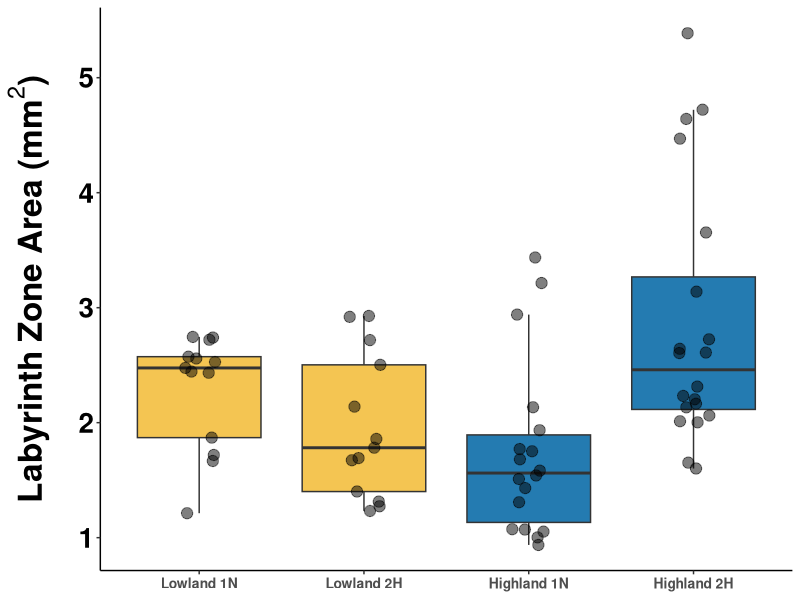
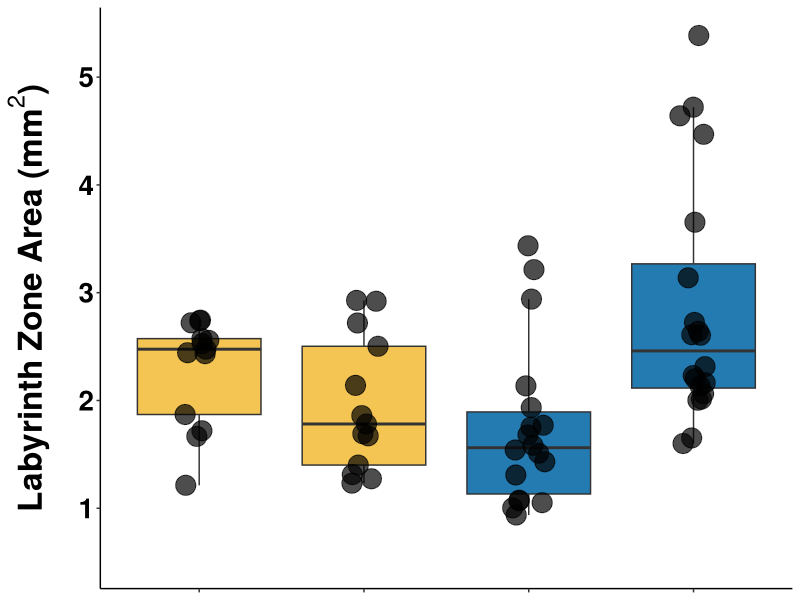
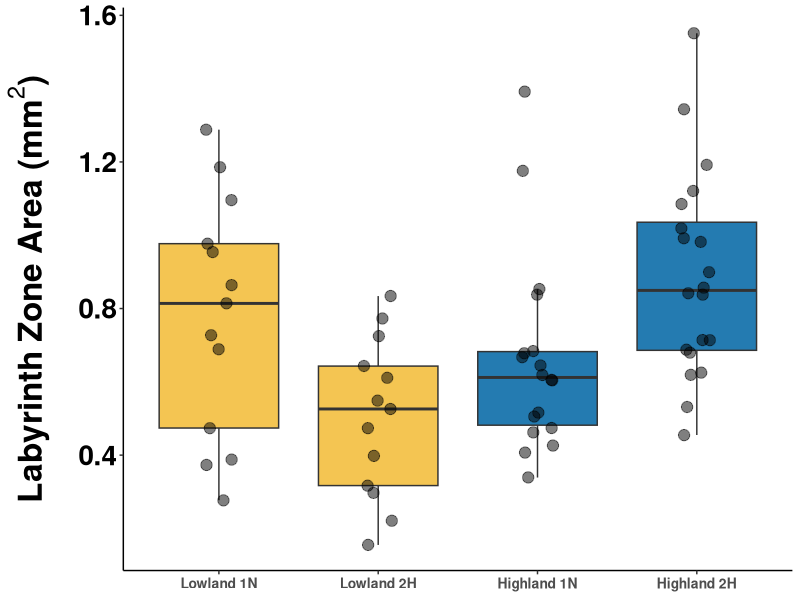
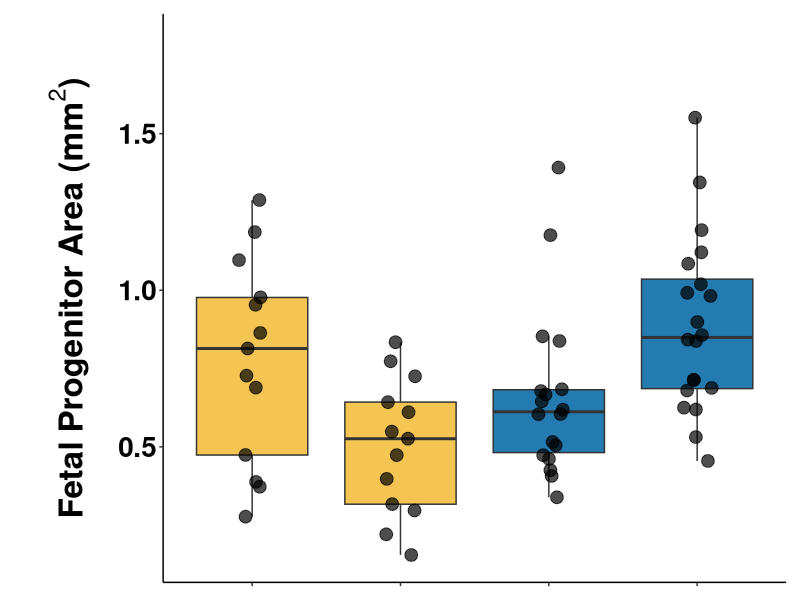
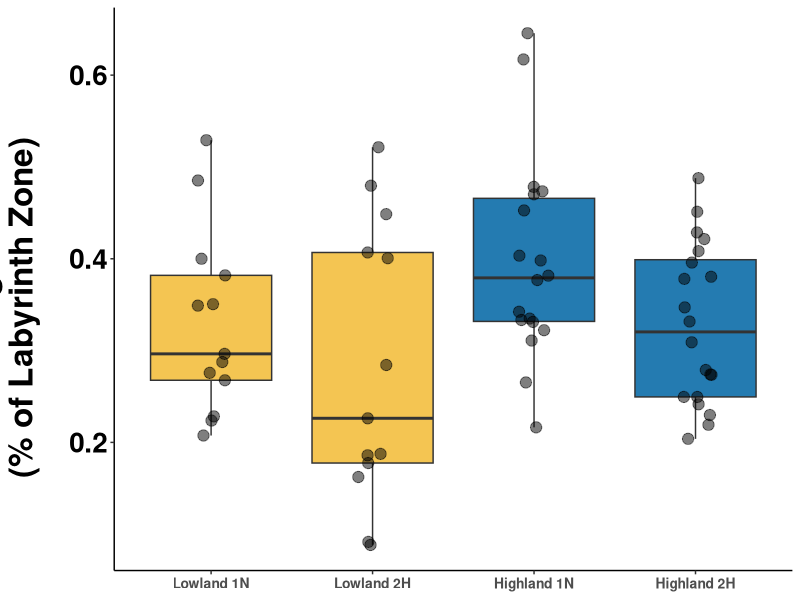
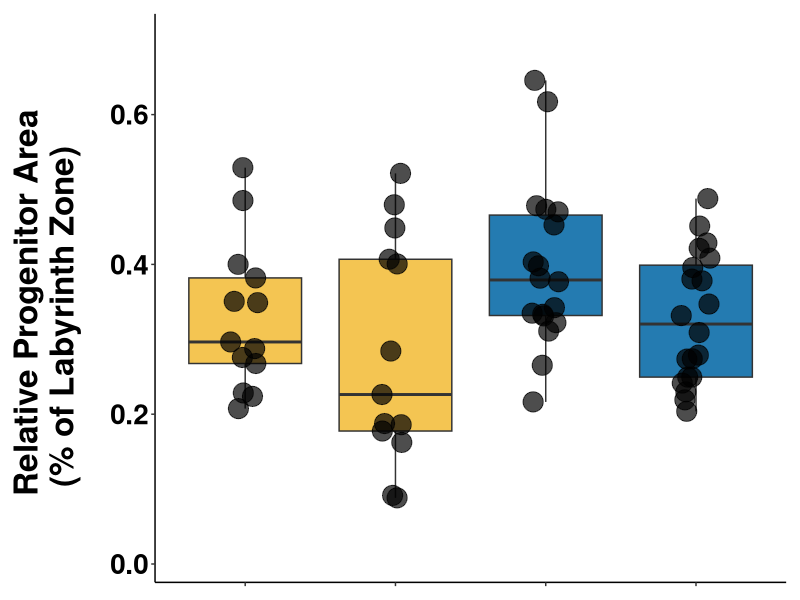
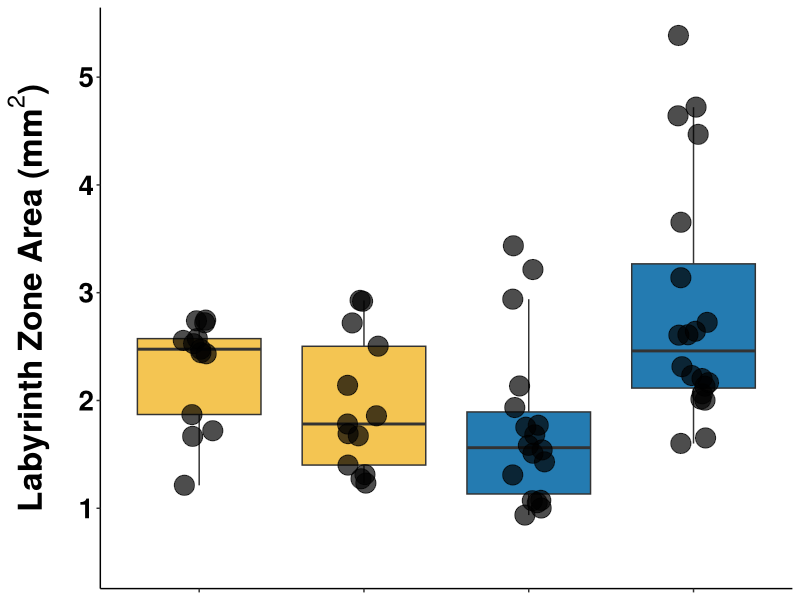
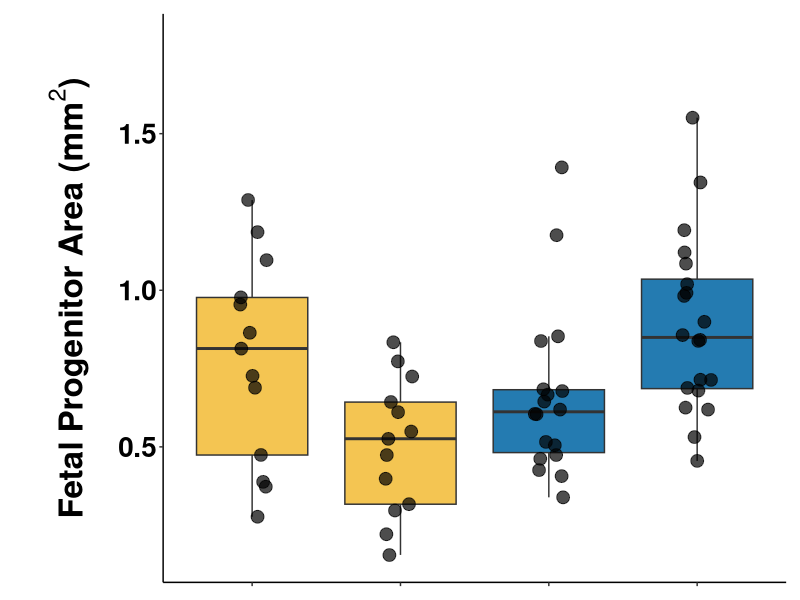

Write R code to recreate these figures, in order.

library(tidyverse)
library(ggplot2)
library(readxl)
library(emmeans) 
library(lmerTest)

# Read in data

EP = read_xlsx("Placental_Histology/EP BW_ME Quantification.xlsx")

EP = EP %>%
  select(-Qualitative_Notes) %>%
  na.omit(EP)

EP$Mom = as.factor(EP$Mom)
EP$Pop = as.factor(EP$Pop)
EP$O2 = as.factor(EP$O2)

EP$LZ_Area = as.numeric(EP$LZ_Area)

EP = EP %>%
  mutate(Prog_Sum = Progenitor_Area_1 + Progenitor_Area_2)

EP = EP %>%
  mutate(Prog_LZ = Prog_Sum/LZ_Area) %>%
  mutate(Pop = fct_recode(Pop, 
                          "Lowland" = "BW", 
                          "Highland" = "ME")) %>%
  mutate(Group = paste(Pop,O2)) 

EP$Group = as.factor(EP$Group)

EP = EP %>%
  mutate(Group = factor(Group, levels = c("Lowland 1N", "Lowland 2H", "Highland 1N", "Highland 2H")))

EP_BW = EP %>%
  filter(Pop == "Lowland")

EP_ME = EP %>%
  filter(Pop == "Highland")

# LZ

EP %>%
  group_by(Group) %>%
  ggplot(aes(Group, LZ_Area, fill = Pop)) +
  geom_boxplot(outlier.shape = NA) +
  geom_jitter(size = 3.5, alpha = 0.5, width = 0.1) +
  scale_fill_manual(values = c("Lowland" = "#F4C552", "Highland" = "#247BB1")) +
  theme_classic() +
  labs(y = expression(bold("Labyrinth Zone Area (mm"^2*")")), x = NULL) +
  theme(legend.position = "none") +
  theme(
    axis.title.y = element_text(face = "bold", size = 24, color = "black", margin = margin(r = 15)),
    axis.text.x = element_text(face = "bold", size = 10),
    axis.title.x = element_text(face = "bold", size = 20),
    axis.text.y = element_text(face = "bold", size = 20, color = "black"),
    plot.title = element_text(face = "bold", size = 24, hjust = 0.5), 
    legend.text = element_text(face = "bold", size = 20),
    legend.title = element_blank())

EP %>%
  group_by(Group) %>%
  ggplot(aes(Group, LZ_Area, fill = Pop)) +
  geom_boxplot(outlier.shape = NA) +
  geom_jitter(size = 6.5, width = 0.1, alpha = 0.7) +
  scale_fill_manual(values = c("Lowland" = "#F4C552", "Highland" = "#247BB1")) +
  theme_classic() +
  labs(y = expression(bold("Labyrinth Zone Area (mm"^2*")")), x = NULL) +
  ylim(0.5, 5.4) +
  theme(legend.position = "none") +
  theme(
    axis.title.y = element_text(face = "bold", size = 24, color = "black", margin = margin(r = 15)),
    axis.text.x = element_blank(),
    axis.title.x = element_blank(),
    axis.text.y = element_text(face = "bold", size = 20, color = "black"),
    plot.title = element_text(face = "bold", size = 24, hjust = 0.5), 
    legend.text = element_blank(),
    legend.title = element_blank())


 ggsave("Plots/Placental_Histology/LZ_Quant.pdf", width = 7, height = 6, units = "in", dpi = 300)


# Progenitor area

EP %>%
  group_by(Group) %>%
  ggplot(aes(Group, Prog_Sum, fill = Pop)) +
  geom_boxplot(outlier.shape = NA) +
  geom_jitter(size = 3.5, alpha = 0.5, width = 0.1) +
  scale_fill_manual(values = c("Lowland" = "#F4C552", "Highland" = "#247BB1")) +
  theme_classic() +
  labs(y = expression(bold("Labyrinth Zone Area (mm"^2*")")), x = NULL) +
  theme(legend.position = "none") +
  theme(
    axis.title.y = element_text(face = "bold", size = 24, color = "black", margin = margin(r = 15)),
    axis.text.x = element_text(face = "bold", size = 10),
    axis.title.x = element_text(face = "bold", size = 20),
    axis.text.y = element_text(face = "bold", size = 20, color = "black"),
    plot.title = element_text(face = "bold", size = 24, hjust = 0.5), 
    legend.text = element_text(face = "bold", size = 20),
    legend.title = element_blank())

EP %>%
  group_by(Group) %>%
  ggplot(aes(Group, Prog_Sum, fill = Pop)) +
  geom_boxplot(outlier.shape = NA) +
  scale_fill_manual(values = c("Lowland" = "#F4C552", "Highland" = "#247BB1")) +
  theme_classic() +
  geom_jitter(size = 4, width = 0.1, alpha = 0.7) +
  theme(legend.position = "none") +
  labs(y = expression(bold("Fetal Progenitor Area (mm"^2*")")), x = NULL) +
  ylim(0.15, 1.8)+
  theme(
    axis.title.y = element_text(face = "bold", size = 24, color = "black", margin = margin(r = 15)),
    axis.title.x = element_blank(),
    axis.text.y = element_text(face = "bold", size = 20, color = "black"),
    axis.text.x = element_blank(),
    plot.title = element_text(face = "bold", size = 24, hjust = 0.5), 
    legend.text = element_blank(),
    legend.title = element_blank(),
    plot.margin = margin(t = 10, r = 10, b = 10, l = 35))

 ggsave("Plots/Placental_Histology/Prog_Quant.pdf", width = 7, height = 6, units = "in", dpi = 300)

 

# Progenitor / LZ
 EP %>%
   group_by(Group) %>%
   ggplot(aes(Group, Prog_LZ, fill = Pop)) +
   geom_boxplot(outlier.shape = NA) +
   geom_jitter(size = 3.5, alpha = 0.5, width = 0.1) +
   scale_fill_manual(values = c("Lowland" = "#F4C552", "Highland" = "#247BB1")) +
   theme_classic() +
   labs(y = expression(bold("Relative Progenitor Area \n (% of Labyrinth Zone)")), x = NULL) +
   theme(legend.position = "none") +
   theme(
     axis.title.y = element_text(face = "bold", size = 24, color = "black", margin = margin(r = 15)),
     axis.text.x = element_text(face = "bold", size = 10),
     axis.title.x = element_text(face = "bold", size = 20),
     axis.text.y = element_text(face = "bold", size = 20, color = "black"),
     plot.title = element_text(face = "bold", size = 24, hjust = 0.5), 
     legend.text = element_text(face = "bold", size = 20),
     legend.title = element_blank())
 
 EP %>%
   group_by(Group) %>%
   ggplot(aes(Group, Prog_LZ, fill = Pop)) +
   geom_boxplot(outlier.shape = NA) +
   scale_fill_manual(values = c("Lowland" = "#F4C552", "Highland" = "#247BB1")) +
   theme_classic() +
   geom_jitter(size = 6.5, width = 0.1, alpha = 0.7) +
   theme(legend.position = "none") +
   labs(y = expression(bold("Relative Progenitor Area \n (% of Labyrinth Zone)")), x = NULL) +
   ylim(0.01, 0.7) +
   theme(
     axis.title.y = element_text(face = "bold", size = 24, color = "black", margin = margin(r = 15)),
     axis.title.x = element_blank(),
     axis.text.y = element_text(face = "bold", size = 20, color = "black"),
     axis.text.x = element_blank(),
     plot.title = element_text(face = "bold", size = 24, hjust = 0.5), 
     legend.text = element_blank(),
     legend.title = element_blank(),
     plot.margin = margin(t = 10, r = 10, b = 10, l = 35))

 ggsave("Plots/Placental_Histology/ProgLZ_Quant.pdf", width = 7, height = 6, units = "in", dpi = 300)
